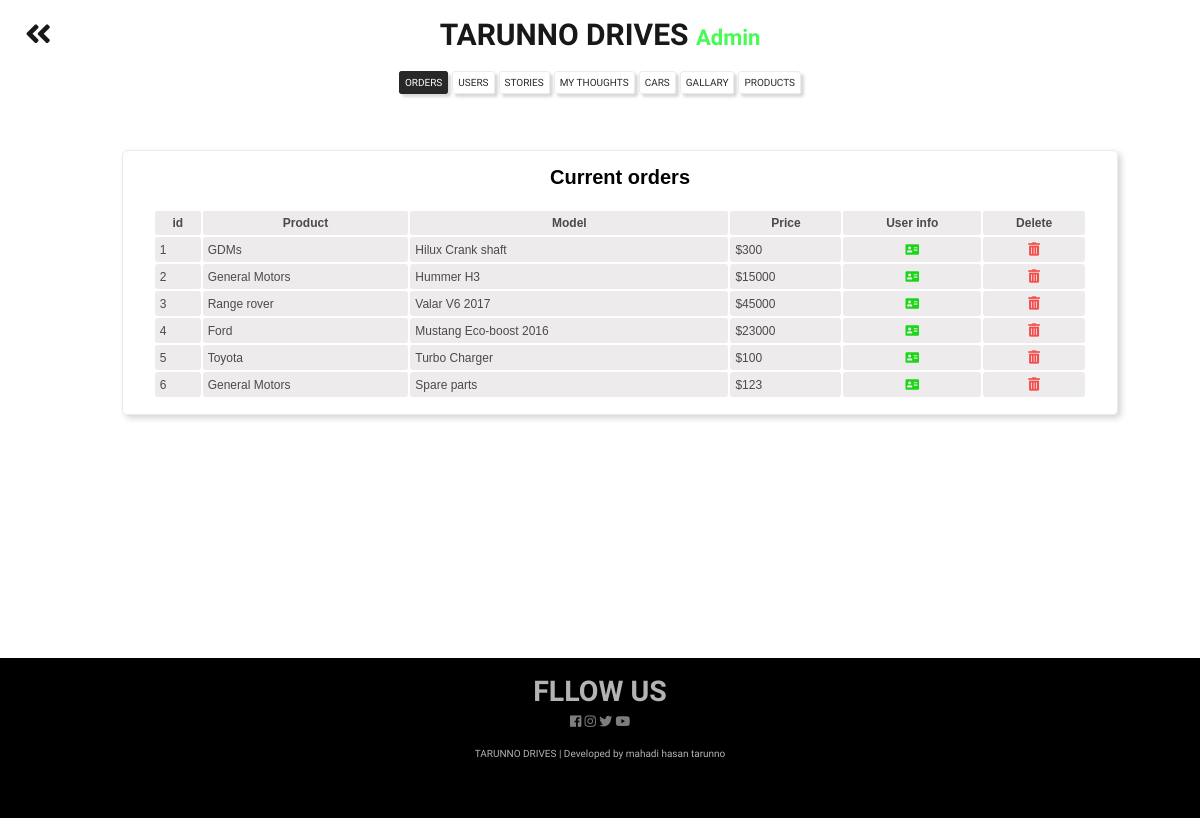
The app's page /admin.php with its own data.
### tables this page shows
CREATE TABLE `cart` (
  `id` bigint(11) NOT NULL,
  `product_name` varchar(256) NOT NULL,
  `user_id` bigint(11) NOT NULL,
  `product_id` bigint(11) NOT NULL,
  `product_price` bigint(20) NOT NULL,
  `user_name` varchar(256) NOT NULL,
  `product_model` varchar(256) NOT NULL,
  `user_email` varchar(256) NOT NULL,
  `product_image` varchar(256) NOT NULL,
  `product_id_2` bigint(20) NOT NULL DEFAULT -1
);

### includes/autoloader.inc.php (called while the page is built, shortened)
<?php
	function classLoader($class){
		$dic = "classes/";
		$extension = ".class.php";
		$path = $dic . $class . $extension;
	}

### includes/admin.inc.php (called while the page is built, shortened)
<?php
	include 'includes/autoloader.inc.php';
	$cart = new Cart();
	$carts = $cart->get_cart();

### classes/db.class.php (called while the page is built, shortened)
<?php
	class DB{
		private $dbservername = "localhost";
		private $dbusername = "root";
		private $dbpassword = "";
		private $dbname = "car_dealership";
		protected function connect(){
			$conn = new mysqli($this->dbservername, $this->dbusername, $this->dbpassword, $this->dbname);
			return $conn;
		}
	}
?>

### classes/cart.class.php (called while the page is built, shortened)
<?php
	class Cart extends DB{
		public function get_cart($user_id=""){
			if($user_id == ""){
				$sql = "SELECT * FROM cart";
			} else {
				$sql = "SELECT * FROM cart WHERE user_id='$user_id'";
			}
			$stmt = $this->connect()->query($sql);
			return $stmt;
		}
	}

### admin.php (the view, shortened to what this page needs)
<?php
	include 'includes/admin.inc.php';
?>
<!DOCTYPE html>
<html lang="en" dir="ltr">
	<head>
		<link rel="stylesheet" href="https://cdnjs.cloudflare.com/ajax/libs/font-awesome/5.7.2/css/all.min.css"  />
        <link rel="stylesheet" href="css/admin.css">
	</head>
	<body>
		<header>
			<div class="heading">
				<h1><a href="index.php"><i class="fas fa-angle-double-left"></i></a>TARUNNO DRIVES <span> Admin </span> </h1>
			</div>
			<nav>
				<h3>ORDERS</h3>
				<h3>USERS</h3>
				<h3>STORIES</h3>
				<h3>MY THOUGHTS</h3>
				<h3>CARS</h3>
				<h3>GALLARY</h3>
                <h3>PRODUCTS</h3>
			</nav>
		</header>
		<div id='tab' class="orders">
            <div class="container">
				<div class="orders-flex-box">
					<div class="orders-table">
						<h1>Current orders</h1>
						<table>
							<thead>
								<th>id</th>
								<th>Product</th>
								<th>Model</th>
								<th>Price</th>
                                <th>User info</th>
								<th>Delete</th>
							</thead>
							<tbody>
								<?php
                                $i=1;
                                while($row = $carts->fetch_assoc())
                                {
                                    echo '<tr>
    									<td>'.$i.'</td>
    									<td>'.$row["product_name"].'</td>
    									<td>'.$row["product_model"].'</td>
    									<td>$'.$row["product_price"].'</td>
                                        <td id="user-info" style="display:none;">'.$row["user_id"].' </td>
                                        <td id="user-info" style="display:none;">'.$row["user_name"].' </td>
                                        <td id="user-info" style="display:none;">'.$row["user_email"].' </td>
    									<td class="user-btn">
    										<form method="post">
    											<i class="fas fa-address-card"></i>
    										</form>
    									</td>
    									<td class="delete-btn">
    										<form action="admin.php?del_id='.$row['id'].'" method="post">
                                                <button type="submit" name="delete-submit-cart" style="cursor:pointer; border:none; background: transparent; color: #f54c4c; width:100%;"> <i class="fas fa-trash-alt"></i> </button>
    										</form>
    									</td>
                                        <td style="display: none;">'.$row['id'].'</td>
    								</tr>';
                                    $i++;
                                }
								?>
							</tbody>
						</table>
                    </div>
                </div>
            </div>
		</div>
		<footer>
			<div class="social">
			  <h2>FLLOW US</h2>
			  <a href="#"> <i class="fab fa-facebook"> <span></span> </i> </a>
			  <a href="#"> <i class="fab fa-instagram"> <span></span> </i> </a>
			  <a href="#"> <i class="fab fa-twitter"> <span></span> </i> </a>
			  <a href="#"> <i class="fab fa-youtube"> <span></span> </i> </a>
		  </div>
		  <div class="credit">
		  	<h1>TARUNNO DRIVES | Developed by mahadi hasan tarunno</h1>
		  </div>
		</footer>
	</body>
</html>

### css/admin.css (style rules this page uses)
* { margin: 0; padding: 0; }
.container { width: 83%; margin: 0px auto; font-family: Arial, sans-serif; }
.heading { opacity: .9; text-align: center; margin-top: 17px; }
.heading h1 { font-family: 'Aldrich', sans-serif; font-size: 30px; }
.heading h1 a { display: inline; float: left; margin-left: 25px; text-decoration: none; color: black; margin-right: -225px; }
.heading span { color: #34fa42; font-size: 22px; }
nav { margin-top: 20px; color: #111; text-align: center; width: 100%; }
nav h3 { border: 0.005cm solid #ebebeb; opacity: .9; cursor: pointer; box-shadow: 3px 3px 3px lightgray; border-radius: 3px; font-family: 'Aldrich', sans-serif; display: inline; padding: 5px; font-size: 10px; font-weight: lighter; }
.active { color: #fff; background: #111; border: 0.002cm solid #111; }
.orders { display: none; }
.orders-flex-box { padding: 20px; margin-top: 40px; margin-bottom: 40px; width: 100%; min-height: 56vh; }
.orders-table { min-height: 30vh; border: 0.005cm solid #ebebeb; border-radius: 5px; box-shadow: 3px 3px 6px lightgray; margin-bottom: 30px; }
.orders-table h1 { font-size: 20px; text-align: center; margin: 0px 0px 15px 0px; padding-top: 15px; }
.user-btn { cursor: pointer; color: #1bd618; text-align: center; }
.delete-btn { text-align: center; }
table { margin: 0px auto 10px; color: #4d4949; width: 95%; padding: 5px; }
thead { background-color: #ebebeb; }
th { border-radius: 3px; padding: 5px; font-size: 12px; }
tr { background-color: #edebeb; }
td { border-radius: 3px; padding: 5px; font-size: 12px; }
footer { font-family: 'Aldrich', sans-serif; position: flex; bottom: -150px; color: #fff; height: 20vh; width: 100%; background-color: black; text-align: center; font-size: 13px; }
footer .social { padding: 17px; font-size: 19px; opacity: .7; font-weight: lighter; margin-top: 5px; }
footer .social a { color: #fff; text-decoration: none; font-size: 13px; opacity: .7; }
footer .credit { opacity: .7; font-size: 10px; position: relative; bottom: 0px; font-weight: lighter; }
footer .credit h1 { font-size: 10px; font-weight: lighter; }

### records on screen
cart: product_name "GDMs", product_model "Hilux Crank shaft", product_price "300"
cart: product_name "General Motors", product_model "Hummer H3", product_price "15000"
cart: product_name "Range rover", product_model "Valar V6 2017", product_price "45000"
cart: product_name "Ford", product_model "Mustang Eco-boost 2016", product_price "23000"
cart: product_name "Toyota", product_model "Turbo Charger", product_price "100"
cart: product_name "General Motors", product_model "Spare parts", product_price "123"
